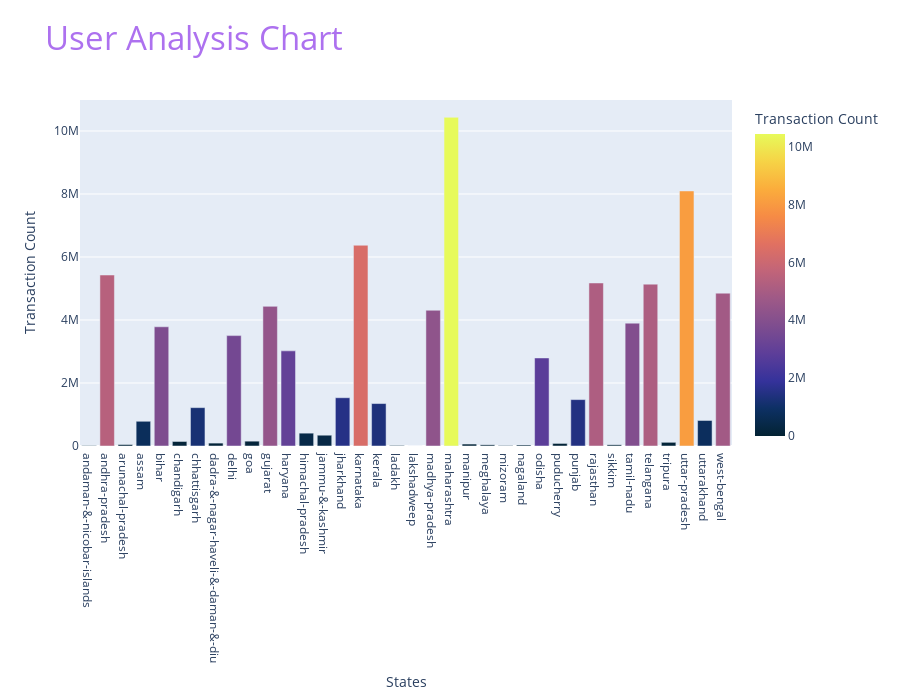

This figure's notebook cell:
### Code cell
# ----   /   All India User Analysis Bar chart   /     -------- #
df_in_us_tab_qry_rslt1['States'] = df_in_us_tab_qry_rslt1['States'].astype(str)
df_in_us_tab_qry_rslt1['Transaction Count'] = df_in_us_tab_qry_rslt1['Transaction Count'].astype(int)
df_in_us_tab_qry_rslt1_fig = px.bar(df_in_us_tab_qry_rslt1, x='States', y='Transaction Count', color='Transaction Count',
                            color_continuous_scale='thermal', title='User Analysis Chart',
                            height=700, )
df_in_us_tab_qry_rslt1_fig.update_layout(title_font=dict(size=33), title_font_color='#AD71EF')

### Figure 1 — Plotly figure (JSON) as saved in the notebook; plotly's stock layout.template omitted (floating-point values rounded to 4 significant figures)
{"data": [{"alignmentgroup": "True", "hovertemplate": "States=%{x}<br>Transaction Count=%{marker.color}<extra></extra>", "legendgroup": "", "marker": {"color": [12149, 5427617, 45922, 784802, 3784535, 143893, 1217792, 92107, 3504911, 153802, 4433183, 3020398, 407634, 342529, 1532362, 6372649, 1347598, 17749, 918, 4309309, 10435033, 61935, 37281, 14502, 32090, 2795718, 81546, 1473148, 5175453, 37637, 3900177, 5138501, 116874, 8096483, 810612, 4851740], "coloraxis": "coloraxis", "pattern": {"shape": ""}}, "name": "", "offsetgroup": "", "orientation": "v", "showlegend": false, "textposition": "auto", "type": "bar", "x": ["andaman-&-nicobar-islands", "andhra-pradesh", "arunachal-pradesh", "assam", "bihar", "chandigarh", "chhattisgarh", "dadra-&-nagar-haveli-&-daman-&-diu", "delhi", "goa", "gujarat", "haryana", "himachal-pradesh", "jammu-&-kashmir", "jharkhand", "karnataka", "kerala", "ladakh", "lakshadweep", "madhya-pradesh", "maharashtra", "manipur", "meghalaya", "mizoram", "nagaland", "odisha", "puducherry", "punjab", "rajasthan", "sikkim", "tamil-nadu", "telangana", "tripura", "uttar-pradesh", "uttarakhand", "west-bengal"], "xaxis": "x", "y": [12149, 5427617, 45922, 784802, 3784535, 143893, 1217792, 92107, 3504911, 153802, 4433183, 3020398, 407634, 342529, 1532362, 6372649, 1347598, 17749, 918, 4309309, 10435033, 61935, 37281, 14502, 32090, 2795718, 81546, 1473148, 5175453, 37637, 3900177, 5138501, 116874, 8096483, 810612, 4851740], "yaxis": "y"}], "layout": {"barmode": "relative", "coloraxis": {"colorbar": {"title": {"text": "Transaction Count"}}, "colorscale": [[0, "rgb(3, 35, 51)"], [0.09091, "rgb(13, 48, 100)"], [0.1818, "rgb(53, 50, 155)"], [0.2727, "rgb(93, 62, 153)"], [0.3636, "rgb(126, 77, 143)"], [0.4545, "rgb(158, 89, 135)"], [0.5455, "rgb(193, 100, 121)"], [0.6364, "rgb(225, 113, 97)"], [0.7273, "rgb(246, 139, 69)"], [0.8182, "rgb(251, 173, 60)"], [0.9091, "rgb(246, 211, 70)"], [1, "rgb(231, 250, 90)"]]}, "height": 700, "legend": {"tracegroupgap": 0}, "title": {"font": {"color": "#AD71EF", "size": 33}, "text": "User Analysis Chart"}, "xaxis": {"anchor": "y", "domain": [0, 1], "title": {"text": "States"}}, "yaxis": {"anchor": "x", "domain": [0, 1], "title": {"text": "Transaction Count"}}}}
